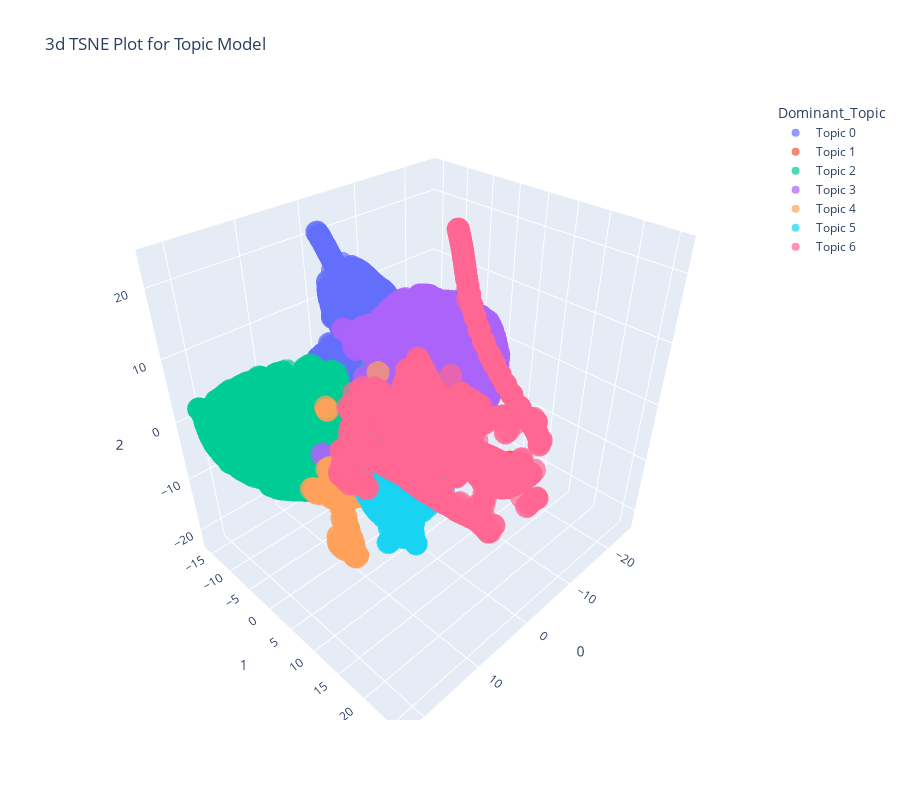

The notebook cell saved with this chart:
### Markdown cell above
Use **t-SNE (T-Distributed Stochastic Neighbor Embedding)** to visualize your data in three dimensions.

### Code cell
plot_model(tuned_lda, plot='tsne')

### Figure 1 — Plotly figure (JSON) as saved in the notebook; plotly's stock layout.template omitted (floating-point values rounded to 4 significant figures; data arrays with more than 128 entries replaced by an {"elided": "..."} marker saying what was removed)
{"data": [{"hovertemplate": "Dominant_Topic=Topic 0<br>0=%{x}<br>1=%{y}<br>2=%{z}<extra></extra>", "legendgroup": "Topic 0", "marker": {"color": "#636efa", "opacity": 0.7, "symbol": "circle"}, "mode": "markers", "name": "Topic 0", "scene": "scene", "showlegend": true, "type": "scatter3d", "x": {"elided": "781 float values"}, "y": {"elided": "781 float values"}, "z": {"elided": "781 float values"}}, {"hovertemplate": "Dominant_Topic=Topic 1<br>0=%{x}<br>1=%{y}<br>2=%{z}<extra></extra>", "legendgroup": "Topic 1", "marker": {"color": "#EF553B", "opacity": 0.7, "symbol": "circle"}, "mode": "markers", "name": "Topic 1", "scene": "scene", "showlegend": true, "type": "scatter3d", "x": [-10.5, 2.808, -9.758, -10.87, -10.78, -13.38, -10.9, -10.92, -12.61, -11.2, -10.8, -10.81, 3.289, -10.85, -11.25, -11.45, -12.53, -11.35, -12.35, -11.96, -11.08, -9.963, -10.98, -11.6, -13.16, -12.66, -10.97, -11.04, -12.2, -10.76, -13.35, -10.75, -12.07, -12.54, -9.945, -12.81, -11.05, -13.13, -10.06, -13.01, 2.056, -12.48, -12.97, -13.01, -12.06, -10.89, -10.71, -11.6, -13.48, -10.93, -10.61, -9.644, -11.17, -11.13, -11.68, -13.17, 2.017, -12.02, -11.98, -12.03, -10.8, -10.9, -11.69, -11.24, 3.055, -12.11, -10.01, -10.42, -12.2, -13.38, -10.92, -11.15, -13.48, -13.4, -11.01, 2.43, -10.91, 2.43, 2.579, -12.82, -11.93, -10.01, -12.35, -10.36, -10.44, 2.368, -8.694, 2.051, -9.488, 2.96, 3.243, -8.694, -10.22, -10.16, 10.44, -8.694, -13.37, -8.723, -8.647, -8.694, 2.39, -13.37], "y": [13.21, 5.117, 14.75, 12.95, 12.95, 13.06, 13.39, 12.85, 12.96, 14.27, 13.86, 13.63, 4.233, 13.01, 14.05, 12.78, 12.79, 14.08, 12.95, 14.35, 12.9, 14.5, 14.09, 14.12, 13.18, 12.67, 13.53, 14.14, 14.38, 14.45, 13.07, 14.41, 14.14, 12.87, 14.76, 13.18, 13.14, 12.77, 14.43, 12.85, 3.824, 12.9, 12.7, 13.3, 12.77, 13.27, 13.23, 15.2, 12.98, 13.49, 13.04, 14.85, 12.75, 14.08, 13.17, 12.8, 2.76, 13.33, 13.9, 14.54, 13.93, 12.95, 13.27, 14.1, 3.825, 13.95, 14.13, 13.29, 14.42, 12.95, 13.13, 14.09, 12.98, 13.04, 13.08, 3.758, 14.09, 3.758, 3.799, 13.06, 14.45, 14.72, 12.72, 14.61, 14.8, 4.046, 12.28, 2.841, 13.81, 4.332, 4.485, 12.28, 14.25, 14.27, -2.38, 12.28, 12.87, 12.3, 12.26, 12.28, 3.697, 12.87], "z": [-11.76, -0.43, -11.59, -12.19, -11.57, -11.36, -9.993, -11.05, -11.41, -9.854, -9.107, -12.48, -0.07153, -10.61, -11.67, -11.6, -11.8, -9.496, -11.37, -10.73, -11.0, -10.86, -9.024, -12.1, -11.21, -12.29, -9.869, -9.229, -11.37, -9.831, -11.32, -9.636, -12.4, -11.55, -11.42, -11.0, -10.5, -12.16, -10.72, -11.75, 1.075, -11.46, -12.32, -10.91, -11.92, -10.18, -10.49, -10.51, -11.57, -10.04, -11.13, -11.67, -12.71, -9.501, -10.68, -13.23, -1.703, -10.61, -10.04, -11.5, -9.012, -10.79, -12.11, -12.25, -0.7334, -12.83, -10.48, -10.01, -11.78, -12.99, -10.43, -9.408, -11.55, -11.39, -12.7, 0.08742, -8.92, 0.08742, -0.2159, -11.24, -12.39, -11.82, -12.05, -9.377, -10.9, 0.232, -13.06, -1.627, -10.07, -0.7533, 0.02788, -13.06, -8.296, -8.216, -4.103, -13.06, -13.15, -13.05, -13.09, -13.06, 0.0318, -13.15]}, {"hovertemplate": "Dominant_Topic=Topic 2<br>0=%{x}<br>1=%{y}<br>2=%{z}<extra></extra>", "legendgroup": "Topic 2", "marker": {"color": "#00cc96", "opacity": 0.7, "symbol": "circle"}, "mode": "markers", "name": "Topic 2", "scene": "scene", "showlegend": true, "type": "scatter3d", "x": {"elided": "1517 float values"}, "y": {"elided": "1517 float values"}, "z": {"elided": "1517 float values"}}, {"hovertemplate": "Dominant_Topic=Topic 3<br>0=%{x}<br>1=%{y}<br>2=%{z}<extra></extra>", "legendgroup": "Topic 3", "marker": {"color": "#ab63fa", "opacity": 0.7, "symbol": "circle"}, "mode": "markers", "name": "Topic 3", "scene": "scene", "showlegend": true, "type": "scatter3d", "x": {"elided": "1810 float values"}, "y": {"elided": "1810 float values"}, "z": {"elided": "1810 float values"}}, {"hovertemplate": "Dominant_Topic=Topic 4<br>0=%{x}<br>1=%{y}<br>2=%{z}<extra></extra>", "legendgroup": "Topic 4", "marker": {"color": "#FFA15A", "opacity": 0.7, "symbol": "circle"}, "mode": "markers", "name": "Topic 4", "scene": "scene", "showlegend": true, "type": "scatter3d", "x": {"elided": "172 float values"}, "y": {"elided": "172 float values"}, "z": {"elided": "172 float values"}}, {"hovertemplate": "Dominant_Topic=Topic 5<br>0=%{x}<br>1=%{y}<br>2=%{z}<extra></extra>", "legendgroup": "Topic 5", "marker": {"color": "#19d3f3", "opacity": 0.7, "symbol": "circle"}, "mode": "markers", "name": "Topic 5", "scene": "scene", "showlegend": true, "type": "scatter3d", "x": {"elided": "985 float values"}, "y": {"elided": "985 float values"}, "z": {"elided": "985 float values"}}, {"hovertemplate": "Dominant_Topic=Topic 6<br>0=%{x}<br>1=%{y}<br>2=%{z}<extra></extra>", "legendgroup": "Topic 6", "marker": {"color": "#FF6692", "opacity": 0.7, "symbol": "circle"}, "mode": "markers", "name": "Topic 6", "scene": "scene", "showlegend": true, "type": "scatter3d", "x": {"elided": "1451 float values"}, "y": {"elided": "1451 float values"}, "z": {"elided": "1451 float values"}}], "layout": {"height": 800, "legend": {"title": {"text": "Dominant_Topic"}, "tracegroupgap": 0}, "scene": {"domain": {"x": [0, 1], "y": [0, 1]}, "xaxis": {"title": {"text": "0"}}, "yaxis": {"title": {"text": "1"}}, "zaxis": {"title": {"text": "2"}}}, "title": {"text": "3d TSNE Plot for Topic Model"}, "width": 900}}
